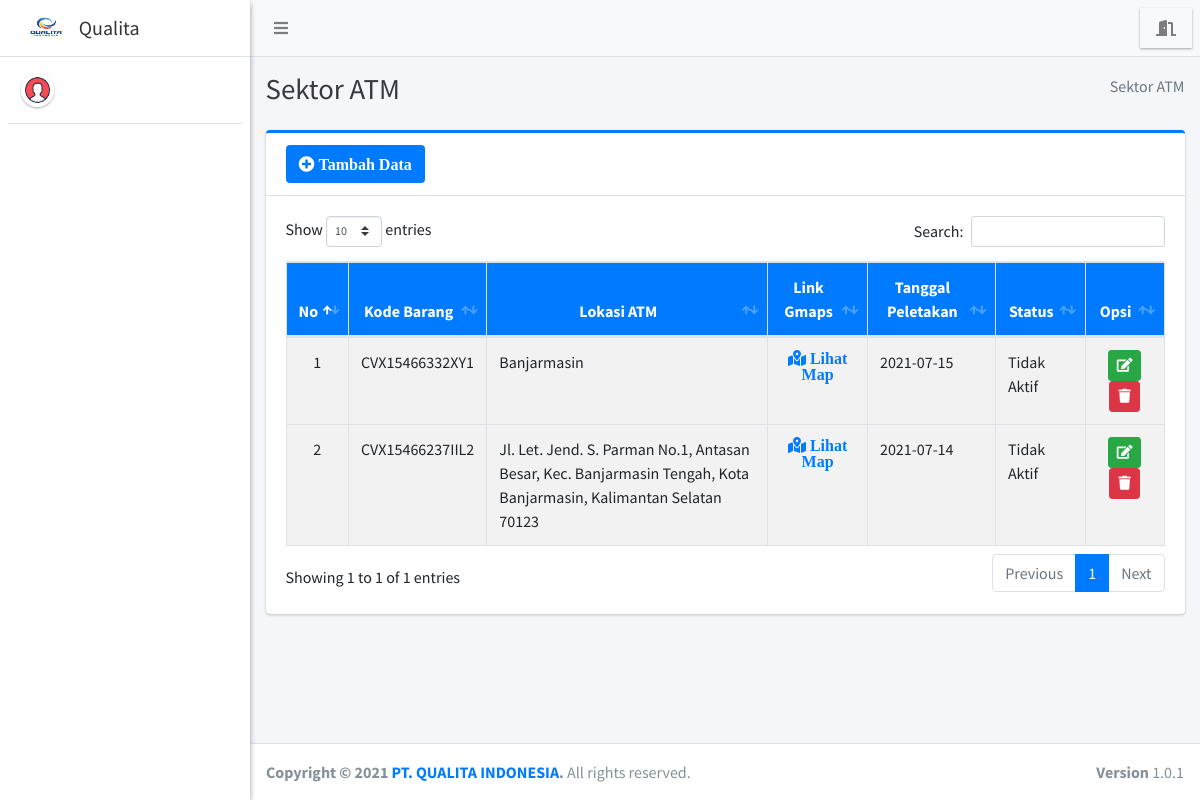
Before: /admin/sektoratm/index.php with the older database file.
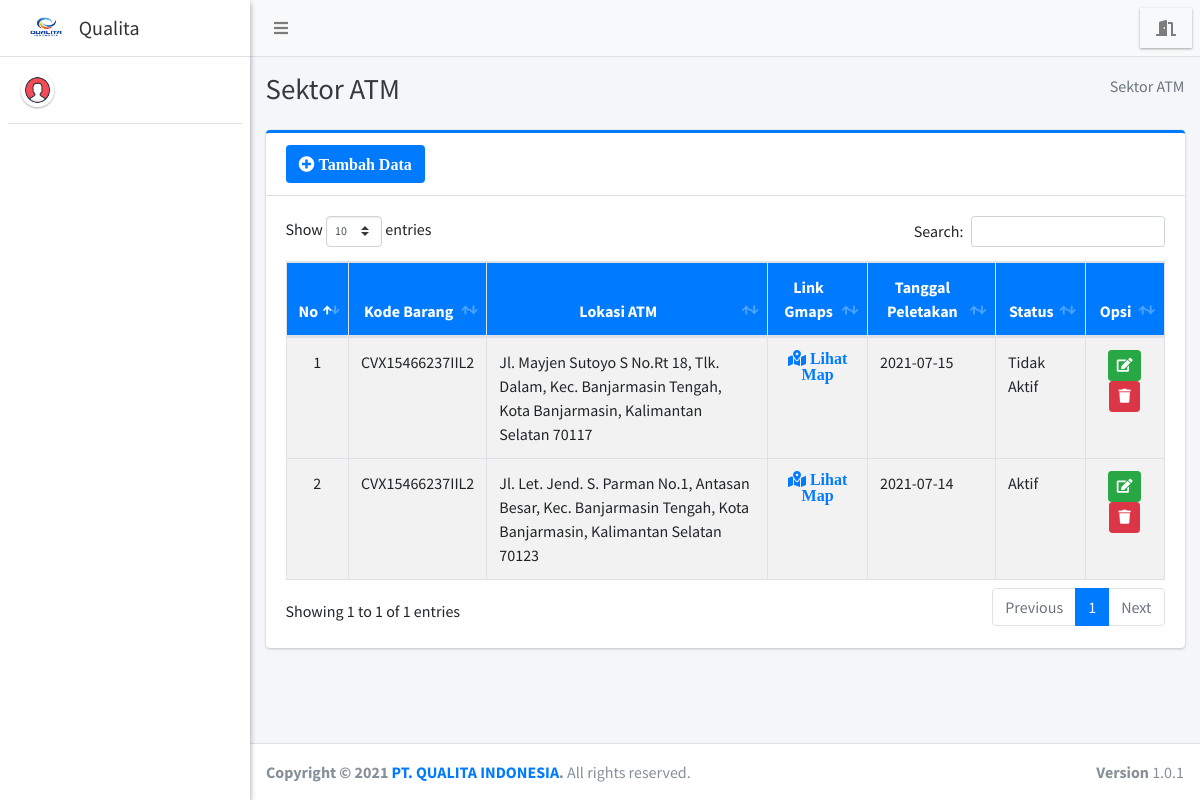
After: the same page with the newer database file.
### tables this page shows
CREATE TABLE `sektor_atm` (
  `id_sektoratm` int(11) NOT NULL,
  `kode_barang` varchar(35) NOT NULL,
  `bank` varchar(150) NOT NULL,
  `kecamatan` varchar(40) NOT NULL,
  `lokasi_atm` varchar(255) NOT NULL,
  `link_gmap` text NOT NULL,
  `tgl_peletakan` varchar(25) NOT NULL,
  `status` varchar(75) NOT NULL
);

CREATE TABLE `barang` (
  `kode_barang` varchar(35) NOT NULL,
  `nama_barang` varchar(100) NOT NULL,
  `tahun_produksi` varchar(25) NOT NULL,
  `lokasi_produksi` varchar(100) NOT NULL
);

### admin/sektoratm/index.php (the view, shortened to what this page needs)
<?php
require '../../config/koneksi.php';
?>
<!DOCTYPE html>
<html>
<?php
include '../../templates/head.php';
?>
<body class="hold-transition sidebar-mini layout-fixed">
    <div class="wrapper">
        <?php
        include '../../templates/navbar.php';
        ?>
        <?php
        include '../../templates/sidebar.php';
        ?>
        <div class="content-wrapper">
            <div class="content-header">
                <div class="container-fluid">
                    <div class="row mb-2">
                        <div class="col-sm-6">
                            <h1 class="m-0 text-dark">Sektor ATM</h1>
                        </div>
                        <div class="col-sm-6">
                            <ol class="breadcrumb float-sm-right">
                                <li class="breadcrumb-item active">Sektor ATM</li>
                            </ol>
                        </div>
                    </div>
                </div>
            </div>
            <section class="content">
                <div class="container-fluid">
                    <div class="row">
                        <div class="col-12">
                            <div class="card card-primary card-outline">
                                <div class="card-header">
                                    <a href="tambah" class="btn bg-blue"><i class="fa fa-plus-circle"> Tambah Data</i></a>
                                </div>
                                <div class="card-body">
                                    <div class="table-responsive">
                                        <table id="example1" class="table table-bordered table-striped">
                                            <thead class="bg-blue">
                                                <tr align="center">
                                                    <th>No</th>
                                                    <th>Kode Barang</th>
                                                    <th>Lokasi ATM</th>
                                                    <th>Link Gmaps</th>
                                                    <th>Tanggal Peletakan</th>
                                                    <th>Status</th>
                                                    <th>Opsi</th>
                                                </tr>
                                            </thead>
                                            <?php
                                            $no = 1;
                                            $data = $koneksi->query("SELECT * FROM sektor_atm AS sa
                                            LEFT JOIN barang AS b ON sa.kode_barang = b.kode_barang
                                            ORDER BY sa.id_sektoratm DESC");
                                            while ($row = $data->fetch_array()) {
                                            ?>
                                                <tbody style="background-color: white">
                                                    <tr>
                                                        <td align="center"><?= $no++ ?></td>
                                                        <td><?= $row['kode_barang'] ?></td>
                                                        <td><?= $row['lokasi_atm'] ?></td>
                                                        <td align="center"><a href="<?= $row['link_gmap'] ?>" target="blank" class="fa fa-map-marked-alt"> Lihat Map</a></td>
                                                        <td><?= $row['tgl_peletakan'] ?></td>
                                                        <td><?= $row['status'] ?></td>
                                                        <td align="center">
                                                            <a href="edit?id=<?= $row['id_sektoratm'] ?>" class="btn btn-success btn-sm" title="Edit"><i class="fa fa-edit"></i></a>
                                                            <a href="hapus?id=<?= $row['id_sektoratm'] ?>" class="btn btn-danger btn-sm alert-hapus" title="Hapus"><i class="fa fa-trash"></i></a>
                                                        </td>
                                                    </tr>
                                                </tbody>
                                            <?php } ?>
                                        </table>
                                    </div>
                                </div>
                            </div>
                        </div>
                    </div>
                </div>
            </section>
        </div>
        <?php include_once "../../templates/footer.php"; ?>
    </div>
</body>
</html>

Changed rows visible on the page:
changed sektor_atm "Tidak Aktif": kode_barang.kode_barang "CVX15466332XY1" → "CVX15466237IIL2"; lokasi_atm "Banjarmasin" → "Jl. Mayjen Sutoyo S No.Rt 18, Tlk. Dalam, Kec. Banjarmasin Tengah, Kota Banjarmasin, Kalimantan Selatan 70117"
changed sektor_atm: status "Tidak Aktif" → "Aktif"
